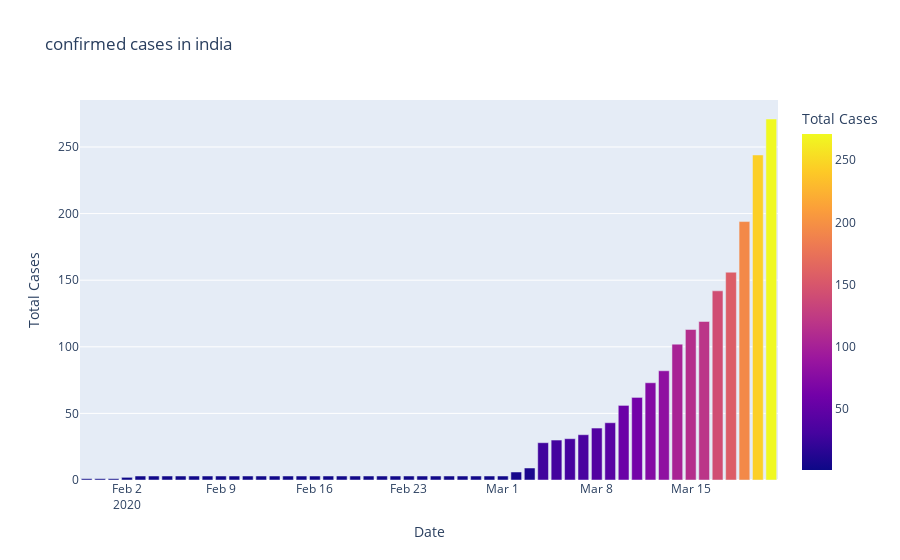
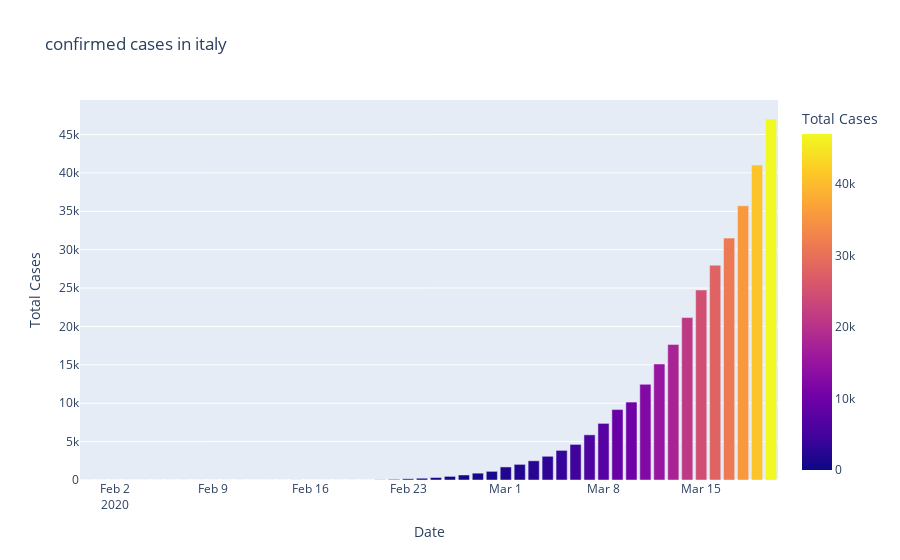
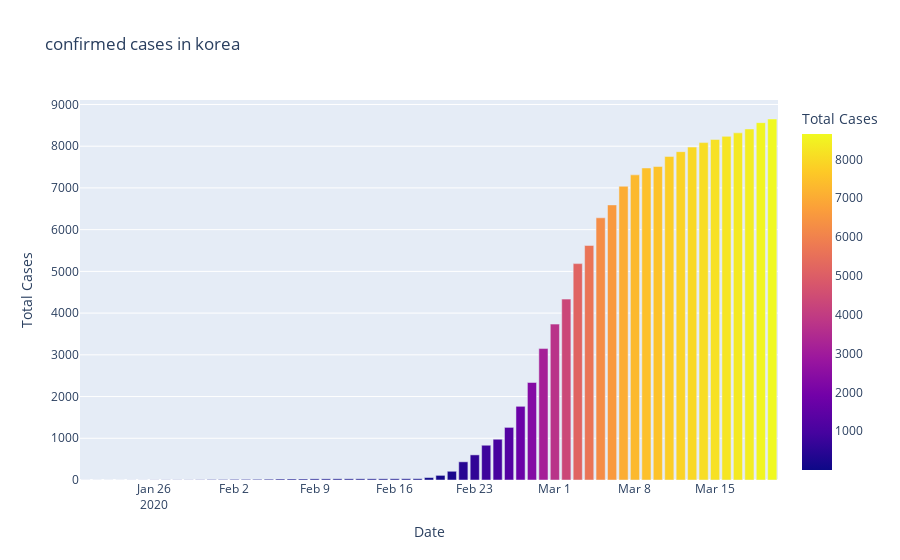
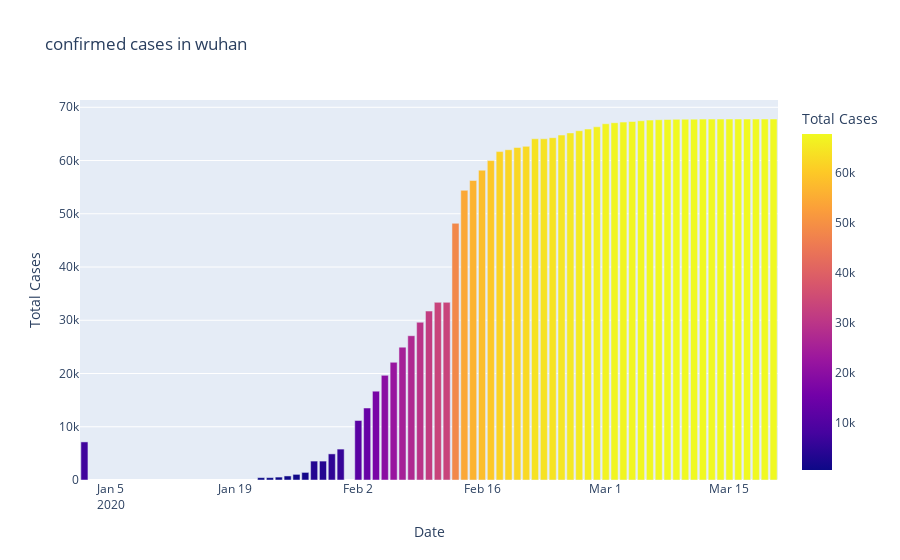

Notebook cell for these charts, in order:
### Code cell
#plotly express

fig=px.bar(dbd_india,x='Date',y='Total Cases',color='Total Cases',title='confirmed cases in india')
fig.show()
fig=px.bar(dbd_italy,x='Date',y='Total Cases',color='Total Cases',title='confirmed cases in italy')
fig.show()
fig=px.bar(dbd_korea,x='Date',y='Total Cases',color='Total Cases',title='confirmed cases in korea')
fig.show()
fig=px.bar(dbd_wuhan,x='Date',y='Total Cases',color='Total Cases',title='confirmed cases in wuhan')
fig.show()
